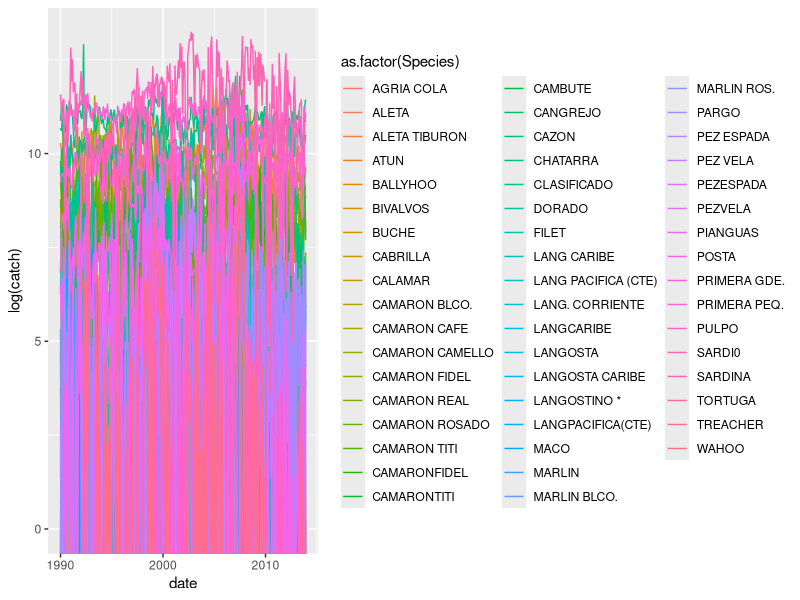
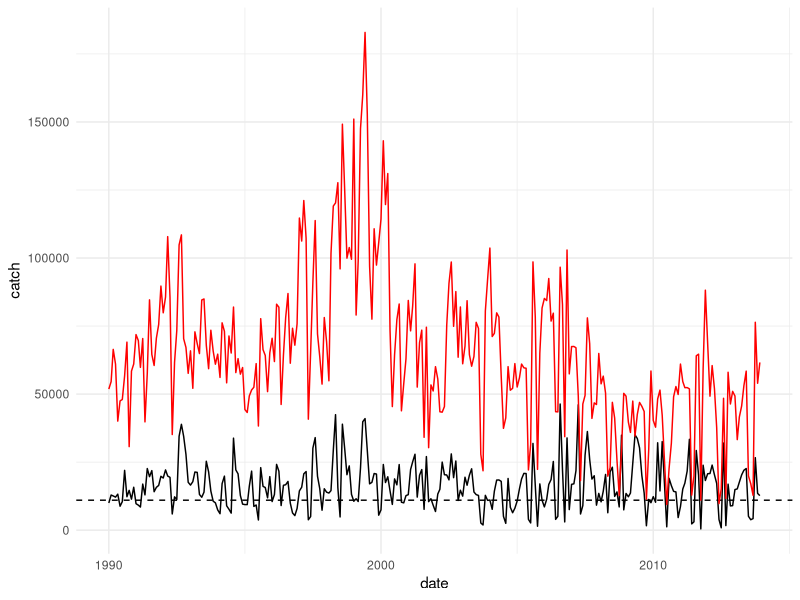

Write the R code that produced these figures, in order.
## ---- chunk 1
knitr::opts_chunk$set(echo = TRUE)


library(dplyr)
library(tidyr)
library(ggplot2)
## ---- chunk 2

d1=read.csv('./data/incopesca_catch.csv') %>%
  filter(Region=="Golfo de Nicoya") 

#reads in the clean data and filters out data for Gulf of Nicoya
## ---- chunk 3

d.GN.month= d1[3:16] %>%
              gather('month','catch',Jan:Dec)

#selects only the year, species and catch data then transforms into long format

look.up=data.frame(month=unique(d.GN.month$month), month.num=seq(1,12))
look.up$month=as.character(look.up$month)

#creates a look-up table to translate character months "Jan" into numeric "1"

d.GN.month= left_join(d.GN.month, look.up, by = "month")
d.GN.month$day=1

#joins the numeric month values to the dataframe by match month name to number value
#add arbitray day to date to make plotting easier

x=paste(d.GN.month$day, d.GN.month$month.num, d.GN.month$Year, sep = "-")
#this will become our date  column

d.GN.month$date=as.Date(x, format="%d-%m-%Y" )
#creates column "dates""  as class "Date" - this is just to make plotting easier

## ---- chunk 4
#A plot of all the species - this is a bit horrible to look at
quartz()
ggplot(data=d.GN.month, aes(x= date, y=log(catch), col=as.factor(Species)))+
  geom_line()
## ---- chunk 5
#plot of only Primera Grande 
#dashed line is the mean

PG=ggplot(subset(d.GN.month, d.GN.month$Species=="PRIMERA GDE."), aes(x= date, y=catch))+
  geom_line()+
  geom_hline(data=subset(d.GN.month, d.GN.month$Species=="PRIMERA GDE."), yintercept = mean(d.GN.month$catch), lty=2)+
  theme_minimal()

PG+geom_line(data=subset(d.GN.month, d.GN.month$Species=="PRIMERA PEQ."), aes(x= date, y=catch), col="red")
  
## ---- chunk 6


